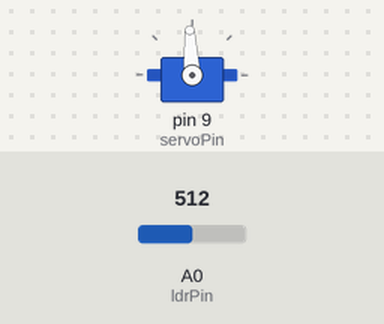
The sketch below on a simulated Arduino Uno, built with avr-gcc and run on an emulated ATmega328P. Parts: servo. The test bench sets the inputs (shaded band); at power-on: A0 (ldrPin) = 512.

Above: at 1.2 s.
1.3 s: A0 (ldrPin) set to 716
At 2.4 s:
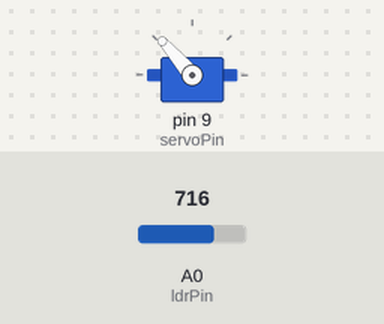
2.8 s: A0 (ldrPin) set to 900
At 3.6 s:
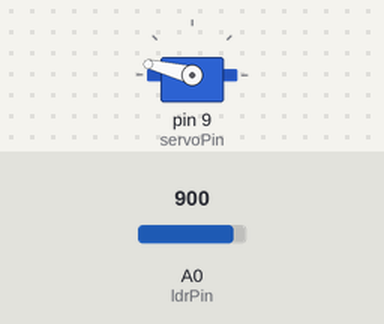
4.3 s: A0 (ldrPin) set to 1023
At 4.7 s:
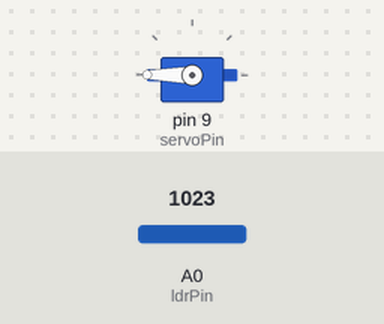
5.8 s: A0 (ldrPin) set to 306
At 7.0 s:
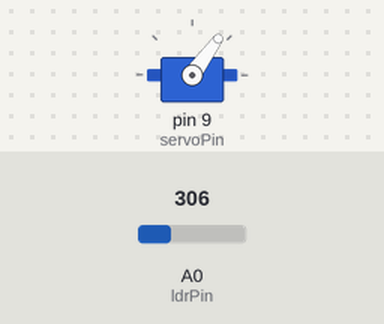
7.3 s: A0 (ldrPin) set to 122
At 8.2 s:
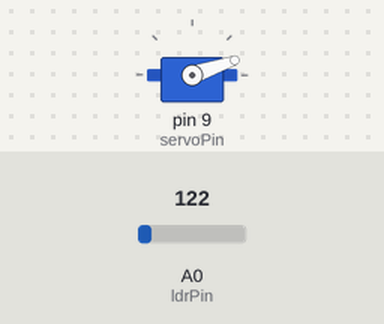
8.8 s: A0 (ldrPin) set to 511
At 9.3 s:
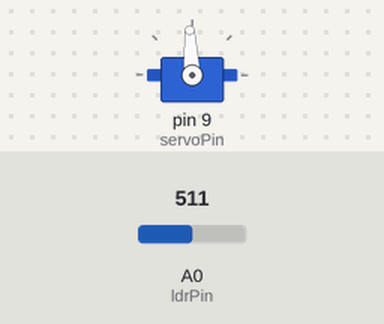
Timing chart, 0 to 11.3 s (numbered marks = the images above; inputs shaded):
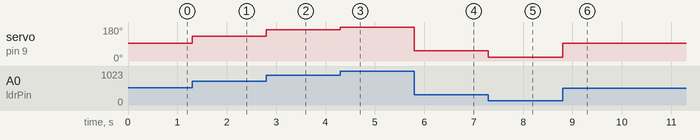

Measured:
- after the input at 1.3 s, servo on pin 9 (servoPin): 93° → 131° at once
- after the input at 2.8 s, servo on pin 9 (servoPin): 131° → 166° at once
- after the input at 4.3 s, servo on pin 9 (servoPin): 166° → 180° at once
- after the input at 5.8 s, servo on pin 9 (servoPin): 180° → 54° at once
- after the input at 7.3 s, servo on pin 9 (servoPin): 54° → 19° at once
- after the input at 8.8 s, servo on pin 9 (servoPin): 19° → 93° at once

The sketch:

Servo_Motor_With_LDR.ino
```cpp
/*
 * Name: Bheesham Ramkissoon
 * Date: May 3, 2019
 * Description: Turns a servo motor using the Servo.h library
 */

#include <Servo.h> // provides access to the external Servo.h library and its functionality

Servo servo1; // create a servo object called "servo1: to control a servo

 const int servoPin = 9; // servo pin connected to pin 9
 int ldrPin = A0; //pin 12 is assigned for the LDR value
 int ldrVal;

void setup() {
  // put your setup code here, to run once:
  servo1.attach(servoPin); // attach the servo to pin 9
  pinMode(ldrPin, INPUT); // we are reading the LDR value, so we must set it as an input
}

void loop() {
  // put your main code here, to run repeatedly:
  ldrVal = analogRead(ldrPin);
  ldrVal = map(ldrVal, 0, 1023, 500, 2500);
  servo1.writeMicroseconds(ldrVal);


}
```
